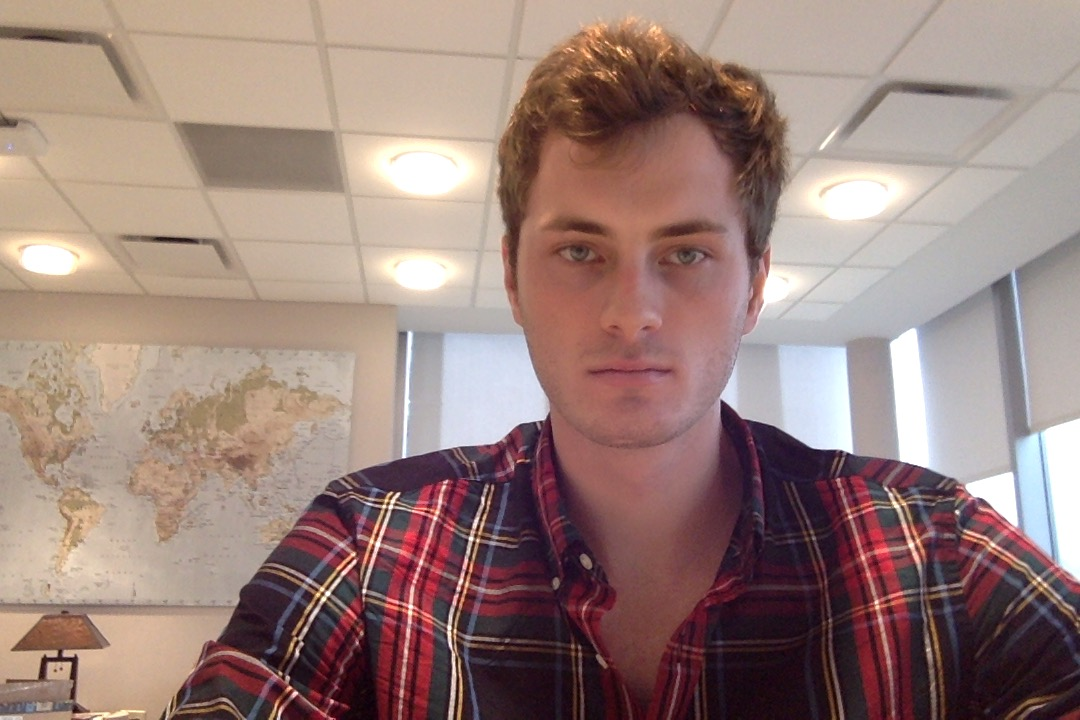
#> input picture charlie.jpg, 1080 x 720 px
$ python face_detect.py
#> lines starting #> are read from the running program, lines starting #| are printed output that depends on the picture
# -*- coding: utf-8 -*-
# @Author: Charlie Gallentine
# @Date:   2019-03-01 15:54:14
# @Last Modified by:   Charlie Gallentine
# @Last Modified time: 2019-03-01 15:57:25
import numpy as np
import cv2 as cv

face_cascade = cv.CascadeClassifier('haarcascade_frontalface_default.xml')

img = cv.imread('./charlie.jpg')
#> img is the input picture: shape (720, 1080, 3); mean B, G, R 123.3, 129.6, 155
gray = cv.cvtColor(img, cv.COLOR_BGR2GRAY)
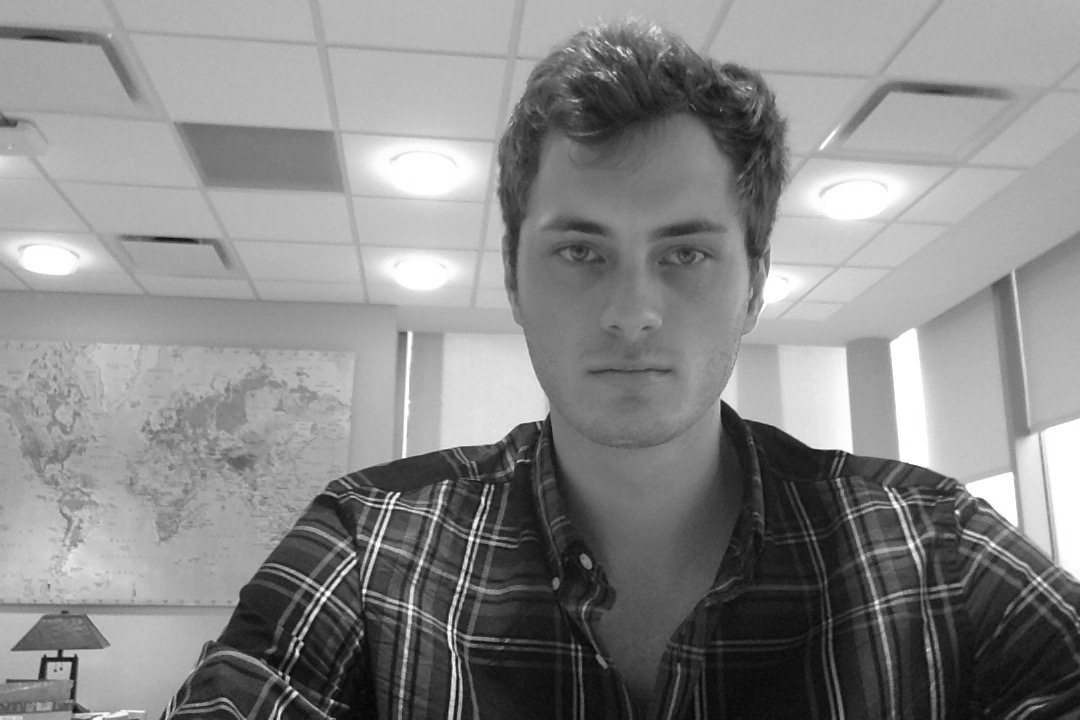
#> gray: shape (720, 1080); min 4, max 255, mean 136.5

faces = face_cascade.detectMultiScale(gray, 1.3, 5)
#> faces = [[488, 147, 281, 281]]

for (x,y,w,h) in faces:
	cv.rectangle(img,(x,y),(x+w,y+h),(255,0,0),2)
	roi_gray = gray[y:y+h, x:x+w]
	roi_color = img[y:y+h, x:x+w]
#> (the run stopped early here; a loop or call above may not have finished)

$ run again, with capture.jpg copied over charlie.jpg
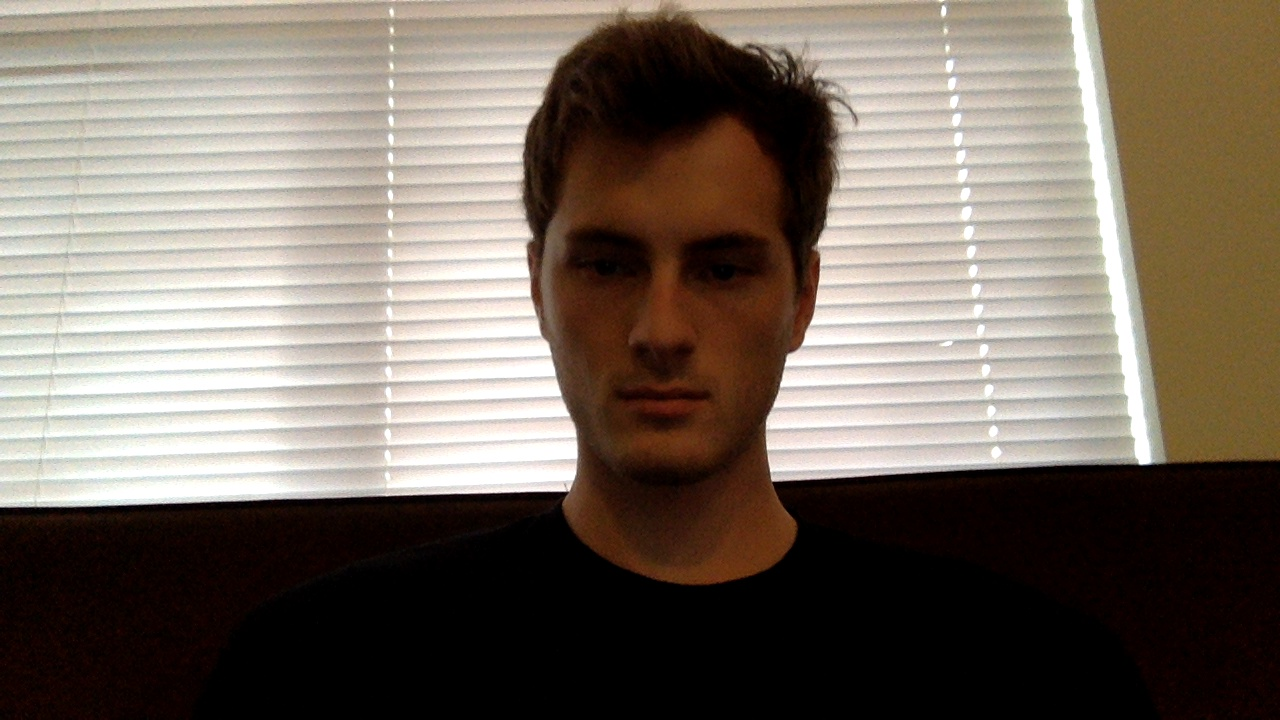
#> input picture capture.jpg, 1280 x 720 px
#> img is the input picture: shape (720, 1280, 3); mean B, G, R 97.7, 108.1, 119
#> `gray = cv.cvtColor(img, cv.COLOR_BGR2GRAY)`:
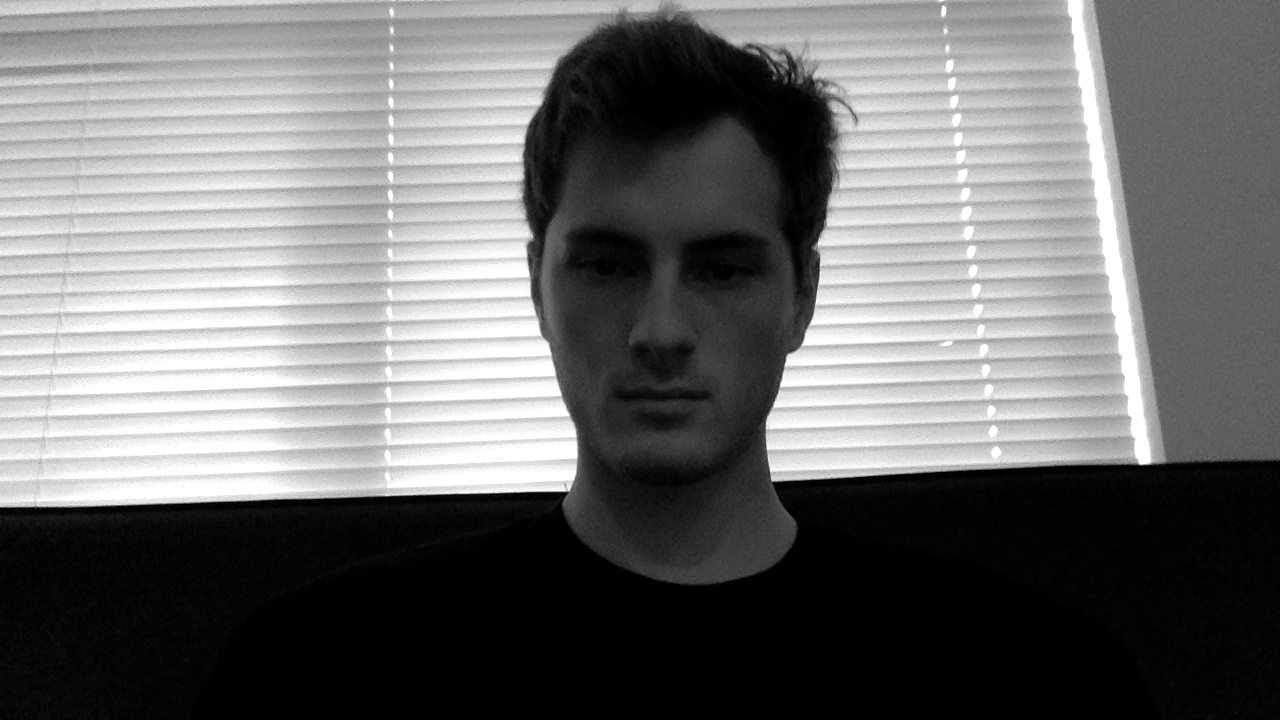
#> gray: shape (720, 1280); min 0, max 255, mean 110.2
#> faces = [[520, 152, 295, 295]]

$ run again, with capture.png saved as charlie.jpg
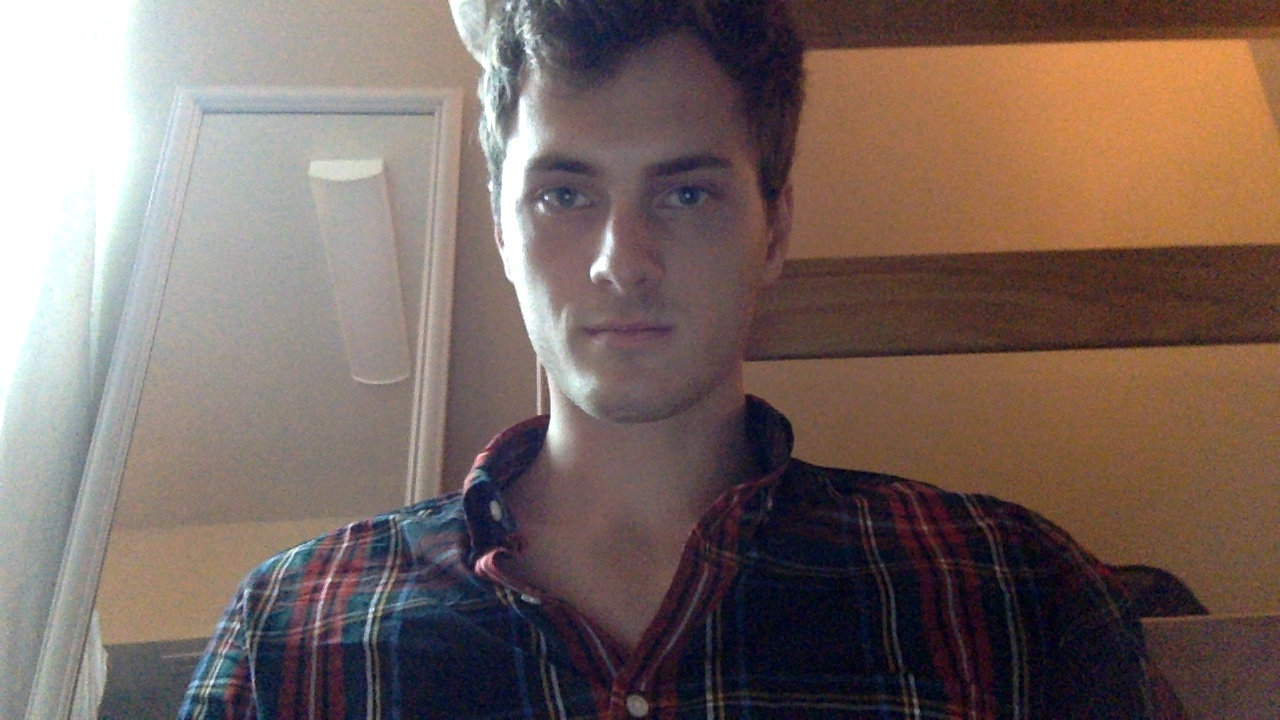
#> input picture capture.png, 1280 x 720 px
#> img is the input picture: shape (720, 1280, 3); mean B, G, R 97.1, 103.3, 120.7
#> `gray = cv.cvtColor(img, cv.COLOR_BGR2GRAY)`:
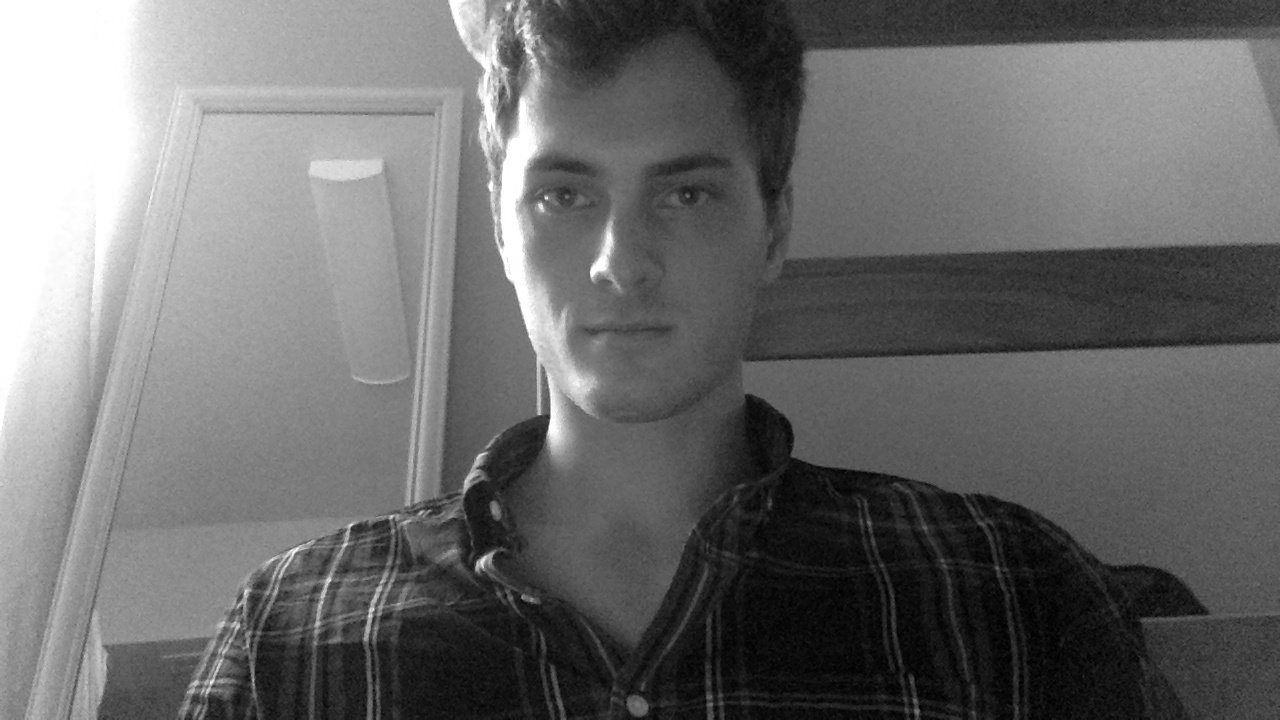
#> gray: shape (720, 1280); min 0, max 255, mean 107.8
#> faces = [[441, 54, 371, 371]]
